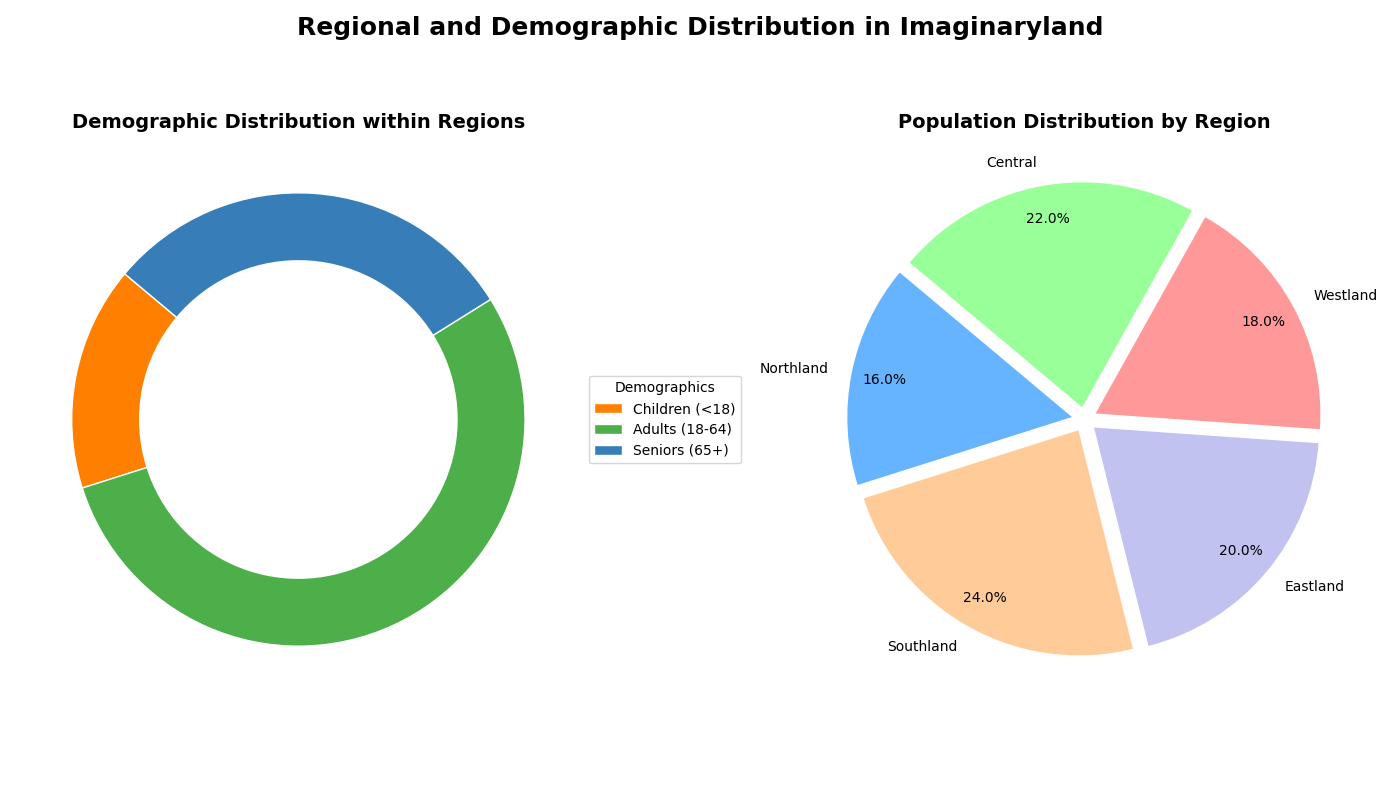

Reproduce this figure in Python.
import matplotlib.pyplot as plt
import numpy as np

regions = ['Northland', 'Southland', 'Eastland', 'Westland', 'Central']
population_percentages = [16, 24, 20, 18, 22]
demographics_labels = ['Children (<18)', 'Adults (18-64)', 'Seniors (65+)']
demographics_data = {
    'Children (<18)': [12, 14, 22, 18, 16],
    'Adults (18-64)': [56, 64, 48, 52, 54],
    'Seniors (65+)': [32, 22, 30, 30, 30]
}

# Shuffled the colors
region_colors = ['#66b3ff', '#ffcc99', '#c2c2f0', '#ff9999', '#99ff99']
demographic_colors = ['#ff7f00', '#4daf4a', '#377eb8']

fig, ax = plt.subplots(1, 2, figsize=(14, 8))

# First, plot pie charts for demographics within each region
all_wedges = []
for i, region in enumerate(regions):
    demographic_data = [demographics_data[label][i] for label in demographics_labels]
    wedges, _ = ax[0].pie(
        demographic_data, colors=demographic_colors, startangle=140, wedgeprops=dict(edgecolor='white', width=0.3)
    )
    all_wedges.extend(wedges)

ax[0].legend(all_wedges[:3], demographics_labels, title="Demographics", loc="center left", bbox_to_anchor=(1, 0, 0.5, 1))
ax[0].set_title('Demographic Distribution within Regions', fontsize=14, fontweight='bold')

# Second, create pie chart for population distribution by region
ax[1].pie(
    population_percentages, labels=regions, colors=region_colors, autopct='%1.1f%%', startangle=140,
    wedgeprops=dict(edgecolor='white'), explode=(0.05, 0.05, 0.05, 0.05, 0.05), pctdistance=0.85
)
ax[1].set_title('Population Distribution by Region', fontsize=14, fontweight='bold')

fig.suptitle('Regional and Demographic Distribution in Imaginaryland', fontsize=18, fontweight='bold', y=0.98)

plt.tight_layout()
plt.show()
